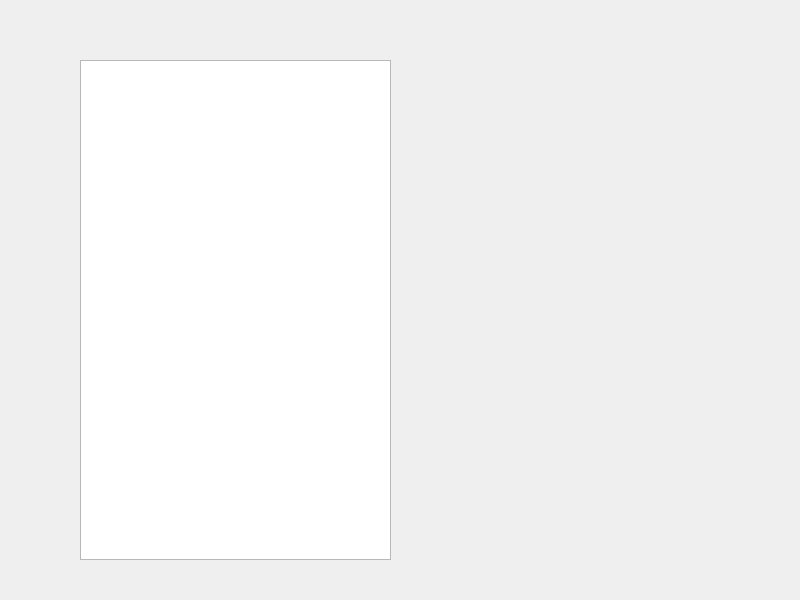
<?xml version="1.0" encoding="UTF-8"?>
<ui version="4.0">
 <class>Widget</class>
 <widget class="QWidget" name="Widget">
  <property name="geometry">
   <rect>
    <x>0</x>
    <y>0</y>
    <width>800</width>
    <height>600</height>
   </rect>
  </property>
  <property name="windowTitle">
   <string>ALPHA</string>
  </property>
  <widget class="QListWidget" name="listWidget_file">
   <property name="geometry">
    <rect>
     <x>80</x>
     <y>60</y>
     <width>311</width>
     <height>500</height>
    </rect>
   </property>
  </widget>
 </widget>
 <layoutdefault spacing="6" margin="11"/>
 <resources/>
 <connections/>
</ui>
